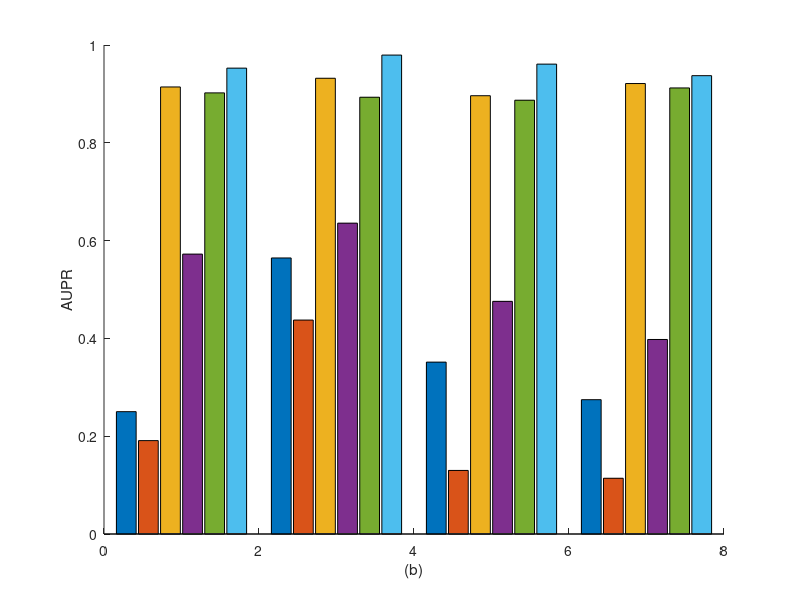

This figure's MATLAB source: (Note: this script raises an error after producing the figure.)
%   'NIMCGCN', 'LAGCN', 'BNNR','DRRS', 'DeepDR','NSGNN',...
%% 数据准备
x = [1 3 5 7];    
dataset = [0.2502 0.191 0.9142 0.5724 0.9021 0.9527;
           0.5645 0.4375 0.9320 0.6357 0.8932 0.9794;
            0.3515 0.130 0.8963 0.4758 0.8871 0.9609;   
           0.2747 0.114 0.9212 0.3978 0.9122 0.9373]; 
 
  % 误差矩阵
% AVG = dataset/50; % 下方长度
AVG = [0.0064 0.0073 0.0044 0.0052 0.0045 0.0045;
       0.0051 0.0046 0.0047 0.0062 0.0046 0.0054;
       0.0065 0.0076 0.0041 0.0057 0.0042 0.0061;
       0.0047 0.0048 0.0051 0.0042 0.0067 0.0049;];
% STD = dataset/100; % 上方长度
STD = [0.0064 0.0073 0.0044 0.0052 0.0045 0.0045;
       0.0051 0.0046 0.0047 0.0062 0.0046 0.0054;
       0.0065 0.0076 0.0041 0.0057 0.0042 0.0061;
       0.0047 0.0048 0.0051 0.0042 0.0067 0.0049;];
      
%% 颜色提取

close
% C1 = C(1,:);
% C2 = C(2,:);
% C3 = C(3,:);
C1=[0.4 0.4 0.55];
C2=[0.3020 0.7333 0.9392];
C3=[0.0 0.6275 0.5255];
C4=[0.2392 0.3294 0.5333];
C5=[1 1 0.55];
C6=[0.9098 0.2941 0.2078];


% C1=[0.7725 0.8706 0.7059];
% C2=[0.6588 0.8196 0.5608];
% C3=[0.3255 0.5098 0.1961];



%% 图窗设定
figureUnits = 'centimeters';
figureWidth = 20;
figureHeight = 17;
figureHandle = figure;
set(gcf, 'Units', figureUnits, 'Position', [0 0 figureWidth figureHeight]);
hold on

%% 多组柱状图绘制
GO = bar(x,dataset,0.9,'EdgeColor','k');
hYLabel = ylabel('AUPR');
hXLabel = xlabel('(b)');
% 赋色
GO(1).FaceColor = C1;
GO(2).FaceColor = C2;
GO(3).FaceColor = C3;
GO(4).FaceColor = C4;
GO(5).FaceColor = C5;
GO(6).FaceColor = C6;
% 文字注释
high=0.092;
for ii = 1
    text(ii-0.67,dataset(ii,1)+STD(ii,1)+high,strcat(num2str(dataset(ii,1),'%.4f'),'±',num2str(STD(ii,1),'%.4f')),...
         'ROtation',90,'color','k','FontSize',9,'FontName',  'Times New Roman', 'HorizontalAlignment','center');
    text(ii-0.42,dataset(ii,2)+STD(ii,2)+high,strcat(num2str(dataset(ii,2),'%.4f'),'±',num2str(STD(ii,2),'%.4f')),...
         'ROtation',90,'color','k','FontSize',9,'FontName',  'Times New Roman', 'HorizontalAlignment','center');     
    text(ii-0.15,dataset(ii,3)+STD(ii,3)+high,strcat(num2str(dataset(ii,3),'%.4f'),'±',num2str(STD(ii,3),'%.4f')),...
         'ROtation',90,'color','k','FontSize',9,'FontName',  'Times New Roman', 'HorizontalAlignment','center');  
    text(ii+0.13,dataset(ii,4)+STD(ii,4)+high,strcat(num2str(dataset(ii,4),'%.4f'),'±',num2str(STD(ii,4),'%.4f')),...
         'ROtation',90,'color','k','FontSize',9,'FontName',  'Times New Roman', 'HorizontalAlignment','center');
    text(ii+0.40,dataset(ii,5)+STD(ii,5)+high,strcat(num2str(dataset(ii,5),'%.4f'),'±',num2str(STD(ii,5),'%.4f')),...
         'ROtation',90,'color','k','FontSize',9,'FontName',  'Times New Roman', 'HorizontalAlignment','center');
    text(ii+0.66,dataset(ii,6)+STD(ii,6)+high,strcat(num2str(dataset(ii,6),'%.4f'),'±',num2str(STD(ii,6),'%.4f')),...
         'ROtation',90,'color','k','FontSize',9,'FontName',  'Times New Roman', 'HorizontalAlignment','center');
end
for ii = 3
    text(ii-0.67,dataset(ii-1,1)+STD(ii-1,1)+high,strcat(num2str(dataset(ii-1,1),'%.4f'),'±',num2str(STD(ii-1,1),'%.4f')),...
         'ROtation',90,'color','k','FontSize',9,'FontName',  'Times New Roman', 'HorizontalAlignment','center');
    text(ii-0.42,dataset(ii-1,2)+STD(ii-1,2)+high,strcat(num2str(dataset(ii-1,2),'%.4f'),'±',num2str(STD(ii-1,2),'%.4f')),...
         'ROtation',90,'color','k','FontSize',9,'FontName',  'Times New Roman', 'HorizontalAlignment','center');     
    text(ii-0.15,dataset(ii-1,3)+STD(ii-1,3)+high,strcat(num2str(dataset(ii-1,3),'%.4f'),'±',num2str(STD(ii-1,3),'%.4f')),...
         'ROtation',90,'color','k','FontSize',9,'FontName',  'Times New Roman', 'HorizontalAlignment','center');  
    text(ii+0.13,dataset(ii-1,4)+STD(ii-1,4)+high,strcat(num2str(dataset(ii-1,4),'%.4f'),'±',num2str(STD(ii-1,4),'%.4f')),...
         'ROtation',90,'color','k','FontSize',9,'FontName',  'Times New Roman', 'HorizontalAlignment','center');
    text(ii+0.40,dataset(ii-1,5)+STD(ii-1,5)+high,strcat(num2str(dataset(ii-1,5),'%.4f'),'±',num2str(STD(ii-1,5),'%.4f')),...
         'ROtation',90,'color','k','FontSize',9,'FontName',  'Times New Roman', 'HorizontalAlignment','center');
    text(ii+0.66,dataset(ii-1,6)+STD(ii-1,6)+high,strcat(num2str(dataset(ii-1,6),'%.4f'),'±',num2str(STD(ii-1,6),'%.4f')),...
         'ROtation',90,'color','k','FontSize',9,'FontName',  'Times New Roman', 'HorizontalAlignment','center');
end
for ii = 5
    text(ii-0.67,dataset(ii-2,1)+STD(ii-2,1)+high,strcat(num2str(dataset(ii-2,1),'%.4f'),'±',num2str(STD(ii-2,1),'%.4f')),...
         'ROtation',90,'color','k','FontSize',9,'FontName',  'Times New Roman', 'HorizontalAlignment','center');
    text(ii-0.42,dataset(ii-2,2)+STD(ii-2,2)+high,strcat(num2str(dataset(ii-2,2),'%.4f'),'±',num2str(STD(ii-2,2),'%.4f')),...
         'ROtation',90,'color','k','FontSize',9,'FontName',  'Times New Roman', 'HorizontalAlignment','center');     
    text(ii-0.15,dataset(ii-2,3)+STD(ii-2,3)+high,strcat(num2str(dataset(ii-2,3),'%.4f'),'±',num2str(STD(ii-2,3),'%.4f')),...
         'ROtation',90,'color','k','FontSize',9,'FontName',  'Times New Roman', 'HorizontalAlignment','center');  
    text(ii+0.13,dataset(ii-2,4)+STD(ii-2,4)+high,strcat(num2str(dataset(ii-2,4),'%.4f'),'±',num2str(STD(ii-2,4),'%.4f')),...
         'ROtation',90,'color','k','FontSize',9,'FontName',  'Times New Roman', 'HorizontalAlignment','center');
    text(ii+0.40,dataset(ii-2,5)+STD(ii-2,5)+high,strcat(num2str(dataset(ii-2,5),'%.4f'),'±',num2str(STD(ii-2,5),'%.4f')),...
         'ROtation',90,'color','k','FontSize',9,'FontName',  'Times New Roman', 'HorizontalAlignment','center');
    text(ii+0.66,dataset(ii-2,6)+STD(ii-2,6)+high,strcat(num2str(dataset(ii-2,6),'%.4f'),'±',num2str(STD(ii-2,6),'%.4f')),...
         'ROtation',90,'color','k','FontSize',9,'FontName',  'Times New Roman', 'HorizontalAlignment','center');
end
for ii = 7
    text(ii-0.67,dataset(ii-3,1)+STD(ii-3,1)+high,strcat(num2str(dataset(ii-3,1),'%.4f'),'±',num2str(STD(ii-3,1),'%.4f')),...
         'ROtation',90,'color','k','FontSize',9,'FontName',  'Times New Roman', 'HorizontalAlignment','center');
    text(ii-0.42,dataset(ii-3,2)+STD(ii-3,2)+high,strcat(num2str(dataset(ii-3,2),'%.4f'),'±',num2str(STD(ii-3,2),'%.4f')),...
         'ROtation',90,'color','k','FontSize',9,'FontName',  'Times New Roman', 'HorizontalAlignment','center');     
    text(ii-0.15,dataset(ii-3,3)+STD(ii-3,3)+high,strcat(num2str(dataset(ii-3,3),'%.4f'),'±',num2str(STD(ii-3,3),'%.4f')),...
         'ROtation',90,'color','k','FontSize',9,'FontName',  'Times New Roman', 'HorizontalAlignment','center');  
    text(ii+0.13,dataset(ii-3,4)+STD(ii-3,4)+high,strcat(num2str(dataset(ii-3,4),'%.4f'),'±',num2str(STD(ii-3,4),'%.4f')),...
         'ROtation',90,'color','k','FontSize',9,'FontName',  'Times New Roman', 'HorizontalAlignment','center');
    text(ii+0.40,dataset(ii-3,5)+STD(ii-3,5)+high,strcat(num2str(dataset(ii-3,5),'%.4f'),'±',num2str(STD(ii-3,5),'%.4f')),...
         'ROtation',90,'color','k','FontSize',9,'FontName',  'Times New Roman', 'HorizontalAlignment','center');
    text(ii+0.66,dataset(ii-3,6)+STD(ii-3,6)+high,strcat(num2str(dataset(ii-3,6),'%.4f'),'±',num2str(STD(ii-3,6),'%.4f')),...
         'ROtation',90,'color','k','FontSize',9,'FontName',  'Times New Roman', 'HorizontalAlignment','center');
end



[M,N] = size(dataset);
xpos = zeros(M,N);
xpos(:,1) = GO(1,1).XEndPoints';
xpos(:,2) = GO(1,2).XEndPoints';
xpos(:,3) = GO(1,3).XEndPoints';
xpos(:,4) = GO(1,4).XEndPoints';
xpos(:,5) = GO(1,5).XEndPoints';
xpos(:,6) = GO(1,6).XEndPoints';

hE = errorbar(xpos, dataset, AVG, STD);
set(hE, 'LineStyle', 'none', 'Color', 'k', 'LineWidth', 0.7)

%% 坐标区细节调整
% 坐标轴参数调整
set(gca, 'Box', 'off', ...                                         
         'XGrid', 'off', 'YGrid', 'off', ...                       
         'TickDir', 'out', 'TickLength', [.005 .005], ...           
         'XMinorTick', 'off', 'YMinorTick', 'off', ...             
         'XColor', [0.1 0 0],  'YColor', [0 0 0 ],...           
         'YTick', 0.1:0.1:1,...                                      
         'Ylim' , [0 1.17], ...                                   
         'Xlim' , [0 8], ...
         'Xtick', [0:8], ... 
         'Xticklabel',{' ', 'Cdataset',' ','DNdataset',' ','Fdataset',' ','LSRRL'},...
         'Yticklabel',{num2str([0.1:0.1:1]','%.2f')})
% legend
hLegend = legend([GO(1),GO(2),GO(3),GO(4),GO(5),GO(6)], ...
                 'NIMCGCN', 'LAGCN', 'BNNR','DRRS', 'DeepDR','NSGNN',...
                 'Location', 'northoutside','Orientation','horizontal');
hLegend.ItemTokenSize = [5 5];
legend('boxoff');
% 字体字号

set(gca, 'FontName', 'Times New Roman', 'FontSize', 10)
set(hLegend, 'FontName',  'Times New Roman', 'FontSize', 11)
set(hYLabel, 'FontName',  'Times New Roman', 'FontSize', 14)
set(hXLabel, 'FontName',  'Times New Roman', 'FontSize', 20)

set(gcf,'Color',[1 1 1])
set(gca,'LineWidth',0.7)


%% 图片输出
figW = figureWidth;
figH = figureHeight;
set(figureHandle,'PaperUnits',figureUnits);
set(figureHandle,'PaperPosition',[0 0 figW figH]);
% fileout = 'test';
% print(figureHandle,[fileout,'.png'],'-r300','-dpng');

xc = get(gca,'XColor');
yc = get(gca,'YColor');
unit = get(gca,'units');
ax = axes( 'Units', unit,...
           'Position',get(gca,'Position'),...
           'XAxisLocation','top',...
           'YAxisLocation','right',...
           'Color','none',...
           'XColor',xc,...
           'YColor',yc);
set(ax, 'linewidth',0.7,...
        'XTick', [],...
        'YTick', []);
% 输出
% print('test2.png','-r300','-dpng')

xc = get(gca,'XColor');
yc = get(gca,'YColor');
unit = get(gca,'units');
ax = axes( 'Units', unit,...
           'Position',get(gca,'Position'),...
           'XAxisLocation','top',...
           'YAxisLocation','right',...
           'Color','none',...
           'XColor',xc,...
           'YColor',yc);
set(ax, 'linewidth',0.7,...
        'XTick', [],...
        'YTick', []);
